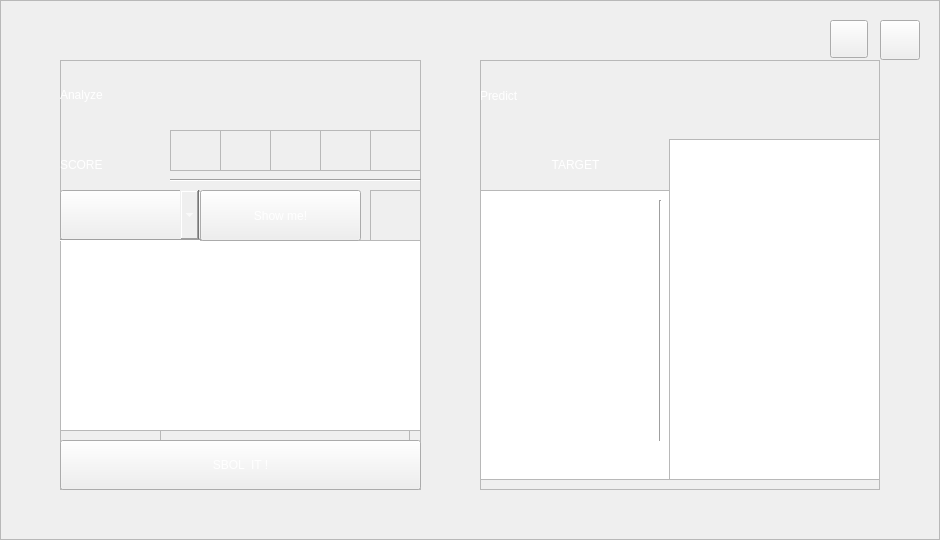
<?xml version="1.0" encoding="UTF-8"?>
<ui version="4.0">
 <class>result</class>
 <widget class="QWidget" name="result">
  <property name="geometry">
   <rect>
    <x>0</x>
    <y>0</y>
    <width>940</width>
    <height>540</height>
   </rect>
  </property>
  <property name="windowTitle">
   <string>Form</string>
  </property>
  <property name="windowIcon">
   <iconset resource="gNAP.qrc">
    <normaloff>:/picture/picture/icon.png</normaloff>:/picture/picture/icon.png</iconset>
  </property>
  <widget class="QFrame" name="back_result">
   <property name="geometry">
    <rect>
     <x>0</x>
     <y>0</y>
     <width>940</width>
     <height>540</height>
    </rect>
   </property>
   <property name="styleSheet">
    <string notr="true">#back_result{
        border-image: url(:/picture/picture/background.jpg);
}</string>
   </property>
   <property name="frameShape">
    <enum>QFrame::StyledPanel</enum>
   </property>
   <property name="frameShadow">
    <enum>QFrame::Raised</enum>
   </property>
   <widget class="QFrame" name="logo">
    <property name="geometry">
     <rect>
      <x>120</x>
      <y>200</y>
      <width>230</width>
      <height>140</height>
     </rect>
    </property>
    <property name="styleSheet">
     <string notr="true"/>
    </property>
    <property name="frameShape">
     <enum>QFrame::StyledPanel</enum>
    </property>
    <property name="frameShadow">
     <enum>QFrame::Raised</enum>
    </property>
   </widget>
   <widget class="QFrame" name="logo_2">
    <property name="geometry">
     <rect>
      <x>590</x>
      <y>200</y>
      <width>230</width>
      <height>140</height>
     </rect>
    </property>
    <property name="styleSheet">
     <string notr="true"/>
    </property>
    <property name="frameShape">
     <enum>QFrame::StyledPanel</enum>
    </property>
    <property name="frameShadow">
     <enum>QFrame::Raised</enum>
    </property>
   </widget>
   <widget class="QPushButton" name="close">
    <property name="geometry">
     <rect>
      <x>880</x>
      <y>20</y>
      <width>40</width>
      <height>40</height>
     </rect>
    </property>
    <property name="cursor">
     <cursorShape>PointingHandCursor</cursorShape>
    </property>
    <property name="styleSheet">
     <string notr="true">#close{
        border-image: url(:/picture/picture/close1.png);
}

#close:hover{

        border-image: url(:/picture/picture/close2.png);
}</string>
    </property>
    <property name="text">
     <string/>
    </property>
   </widget>
   <widget class="QPushButton" name="back">
    <property name="geometry">
     <rect>
      <x>830</x>
      <y>20</y>
      <width>38</width>
      <height>38</height>
     </rect>
    </property>
    <property name="cursor">
     <cursorShape>PointingHandCursor</cursorShape>
    </property>
    <property name="styleSheet">
     <string notr="true">#back{
        border-image: url(:/picture/picture/back1.png);
}

#back:hover{

        border-image: url(:/picture/picture/back2.png);
}</string>
    </property>
    <property name="text">
     <string/>
    </property>
   </widget>
   <widget class="QFrame" name="analyze">
    <property name="geometry">
     <rect>
      <x>60</x>
      <y>60</y>
      <width>361</width>
      <height>430</height>
     </rect>
    </property>
    <property name="frameShape">
     <enum>QFrame::StyledPanel</enum>
    </property>
    <property name="frameShadow">
     <enum>QFrame::Raised</enum>
    </property>
    <widget class="QLabel" name="analyze_head">
     <property name="geometry">
      <rect>
       <x>0</x>
       <y>10</y>
       <width>160</width>
       <height>50</height>
      </rect>
     </property>
     <property name="styleSheet">
      <string notr="true">#analyze_head{
        font: 75 28pt &quot;Arial&quot;;
        color:white;
}</string>
     </property>
     <property name="text">
      <string>Analyze</string>
     </property>
    </widget>
    <widget class="QLabel" name="score">
     <property name="geometry">
      <rect>
       <x>0</x>
       <y>80</y>
       <width>101</width>
       <height>50</height>
      </rect>
     </property>
     <property name="styleSheet">
      <string notr="true">#score{
        background-image: url(:/picture/picture/progress.png);
        color:white;
        font: 75 18pt &quot;Arial&quot;;
}
</string>
     </property>
     <property name="text">
      <string>SCORE</string>
     </property>
     <property name="alignment">
      <set>Qt::AlignLeading|Qt::AlignLeft|Qt::AlignVCenter</set>
     </property>
    </widget>
    <widget class="QFrame" name="star">
     <property name="geometry">
      <rect>
       <x>100</x>
       <y>350</y>
       <width>250</width>
       <height>50</height>
      </rect>
     </property>
     <property name="styleSheet">
      <string notr="true">#star{

        border-image: url(:/picture/picture/progress.png);
}</string>
     </property>
     <property name="frameShape">
      <enum>QFrame::StyledPanel</enum>
     </property>
     <property name="frameShadow">
      <enum>QFrame::Raised</enum>
     </property>
    </widget>
    <widget class="QComboBox" name="choose">
     <property name="geometry">
      <rect>
       <x>0</x>
       <y>130</y>
       <width>141</width>
       <height>50</height>
      </rect>
     </property>
     <property name="cursor">
      <cursorShape>IBeamCursor</cursorShape>
     </property>
     <property name="styleSheet">
      <string notr="true">QComboBox::drop-down{
width:0;
}

#choose{

        border-image: url(:/picture/picture/progress.png);
        font: 75 20pt &quot;Comic Sans MS&quot;;
        color:white;

}

#choose:hover{
        border-image: url(:/picture/picture/gray2.png);
}</string>
     </property>
    </widget>
    <widget class="QFrame" name="up_down">
     <property name="geometry">
      <rect>
       <x>310</x>
       <y>130</y>
       <width>51</width>
       <height>51</height>
      </rect>
     </property>
     <property name="styleSheet">
      <string notr="true">#up_down{
border-image: url(:/picture/picture/to_high.png);}</string>
     </property>
     <property name="frameShape">
      <enum>QFrame::StyledPanel</enum>
     </property>
     <property name="frameShadow">
      <enum>QFrame::Raised</enum>
     </property>
    </widget>
    <widget class="QTextBrowser" name="Information">
     <property name="geometry">
      <rect>
       <x>0</x>
       <y>180</y>
       <width>361</width>
       <height>191</height>
      </rect>
     </property>
     <property name="styleSheet">
      <string notr="true">#Information{
        border-image: url(:/picture/picture/progress.png);
        color:white;
        font: 75 18pt &quot;Courier&quot;;
}</string>
     </property>
     <property name="html">
      <string>&lt;!DOCTYPE HTML PUBLIC &quot;-//W3C//DTD HTML 4.0//EN&quot; &quot;http://www.w3.org/TR/REC-html40/strict.dtd&quot;&gt;
&lt;html&gt;&lt;head&gt;&lt;meta name=&quot;qrichtext&quot; content=&quot;1&quot; /&gt;&lt;style type=&quot;text/css&quot;&gt;
p, li { white-space: pre-wrap; }
&lt;/style&gt;&lt;/head&gt;&lt;body style=&quot; font-family:'Courier'; font-size:18pt; font-weight:72; font-style:normal;&quot;&gt;
&lt;p style=&quot;-qt-paragraph-type:empty; margin-top:0px; margin-bottom:0px; margin-left:0px; margin-right:0px; -qt-block-indent:0; text-indent:0px;&quot;&gt;&lt;br /&gt;&lt;/p&gt;
&lt;p style=&quot;-qt-paragraph-type:empty; margin-top:0px; margin-bottom:0px; margin-left:0px; margin-right:0px; -qt-block-indent:0; text-indent:0px;&quot;&gt;&lt;br /&gt;&lt;/p&gt;&lt;/body&gt;&lt;/html&gt;</string>
     </property>
     <property name="cursorWidth">
      <number>0</number>
     </property>
     <property name="openExternalLinks">
      <bool>true</bool>
     </property>
    </widget>
    <widget class="QPushButton" name="done">
     <property name="geometry">
      <rect>
       <x>140</x>
       <y>130</y>
       <width>161</width>
       <height>51</height>
      </rect>
     </property>
     <property name="cursor">
      <cursorShape>PointingHandCursor</cursorShape>
     </property>
     <property name="styleSheet">
      <string notr="true">#done{
        border-image: url(:/picture/picture/progress.png);
        color:white;
        font: 75 18pt &quot;Arial&quot;;
}
#done:hover{

        border-image: url(:/picture/picture/gray2.png);
}
</string>
     </property>
     <property name="text">
      <string>Show me!</string>
     </property>
    </widget>
    <widget class="QPushButton" name="sbol">
     <property name="geometry">
      <rect>
       <x>0</x>
       <y>380</y>
       <width>361</width>
       <height>50</height>
      </rect>
     </property>
     <property name="cursor">
      <cursorShape>PointingHandCursor</cursorShape>
     </property>
     <property name="styleSheet">
      <string notr="true">#sbol{
        border-image: url(:/picture/picture/progress.png);
        color:white;
        font: 75 18pt &quot;Arial&quot;;
}
#sbol:hover{
        border-image: url(:/picture/picture/gray2.png);
}
</string>
     </property>
     <property name="text">
      <string>SBOL  IT !</string>
     </property>
    </widget>
    <widget class="Line" name="line_2">
     <property name="geometry">
      <rect>
       <x>110</x>
       <y>110</y>
       <width>251</width>
       <height>20</height>
      </rect>
     </property>
     <property name="orientation">
      <enum>Qt::Horizontal</enum>
     </property>
    </widget>
    <widget class="QFrame" name="star1">
     <property name="geometry">
      <rect>
       <x>110</x>
       <y>70</y>
       <width>51</width>
       <height>41</height>
      </rect>
     </property>
     <property name="styleSheet">
      <string notr="true">border-image: url(:/picture/picture/star.png);</string>
     </property>
     <property name="frameShape">
      <enum>QFrame::StyledPanel</enum>
     </property>
     <property name="frameShadow">
      <enum>QFrame::Raised</enum>
     </property>
    </widget>
    <widget class="Line" name="line_4">
     <property name="geometry">
      <rect>
       <x>0</x>
       <y>170</y>
       <width>141</width>
       <height>20</height>
      </rect>
     </property>
     <property name="orientation">
      <enum>Qt::Horizontal</enum>
     </property>
    </widget>
    <widget class="QFrame" name="star2">
     <property name="geometry">
      <rect>
       <x>160</x>
       <y>70</y>
       <width>51</width>
       <height>41</height>
      </rect>
     </property>
     <property name="styleSheet">
      <string notr="true">border-image: url(:/picture/picture/star.png);</string>
     </property>
     <property name="frameShape">
      <enum>QFrame::StyledPanel</enum>
     </property>
     <property name="frameShadow">
      <enum>QFrame::Raised</enum>
     </property>
    </widget>
    <widget class="QFrame" name="star4">
     <property name="geometry">
      <rect>
       <x>260</x>
       <y>70</y>
       <width>51</width>
       <height>41</height>
      </rect>
     </property>
     <property name="styleSheet">
      <string notr="true">border-image: url(:/picture/picture/star.png);</string>
     </property>
     <property name="frameShape">
      <enum>QFrame::StyledPanel</enum>
     </property>
     <property name="frameShadow">
      <enum>QFrame::Raised</enum>
     </property>
    </widget>
    <widget class="QFrame" name="star5">
     <property name="geometry">
      <rect>
       <x>310</x>
       <y>70</y>
       <width>51</width>
       <height>41</height>
      </rect>
     </property>
     <property name="styleSheet">
      <string notr="true">border-image: url(:/picture/picture/star.png);</string>
     </property>
     <property name="frameShape">
      <enum>QFrame::StyledPanel</enum>
     </property>
     <property name="frameShadow">
      <enum>QFrame::Raised</enum>
     </property>
    </widget>
    <widget class="QFrame" name="star3">
     <property name="geometry">
      <rect>
       <x>210</x>
       <y>70</y>
       <width>51</width>
       <height>41</height>
      </rect>
     </property>
     <property name="styleSheet">
      <string notr="true">border-image: url(:/picture/picture/star.png);</string>
     </property>
     <property name="frameShape">
      <enum>QFrame::StyledPanel</enum>
     </property>
     <property name="frameShadow">
      <enum>QFrame::Raised</enum>
     </property>
    </widget>
    <zorder>analyze_head</zorder>
    <zorder>score</zorder>
    <zorder>star</zorder>
    <zorder>choose</zorder>
    <zorder>Information</zorder>
    <zorder>done</zorder>
    <zorder>sbol</zorder>
    <zorder>up_down</zorder>
    <zorder>line_2</zorder>
    <zorder>star1</zorder>
    <zorder>line_4</zorder>
    <zorder>star2</zorder>
    <zorder>star4</zorder>
    <zorder>star5</zorder>
    <zorder>star3</zorder>
   </widget>
   <widget class="QFrame" name="predict">
    <property name="geometry">
     <rect>
      <x>480</x>
      <y>60</y>
      <width>400</width>
      <height>430</height>
     </rect>
    </property>
    <property name="styleSheet">
     <string notr="true"/>
    </property>
    <property name="frameShape">
     <enum>QFrame::StyledPanel</enum>
    </property>
    <property name="frameShadow">
     <enum>QFrame::Raised</enum>
    </property>
    <widget class="QLabel" name="predict_head">
     <property name="geometry">
      <rect>
       <x>0</x>
       <y>10</y>
       <width>171</width>
       <height>51</height>
      </rect>
     </property>
     <property name="styleSheet">
      <string notr="true">#predict_head{
        font: 75 28pt &quot;Arial&quot;;
        color:white;
}</string>
     </property>
     <property name="text">
      <string>Predict</string>
     </property>
    </widget>
    <widget class="QLabel" name="target">
     <property name="geometry">
      <rect>
       <x>0</x>
       <y>80</y>
       <width>191</width>
       <height>50</height>
      </rect>
     </property>
     <property name="styleSheet">
      <string notr="true">#target{

        border-image: url(:/picture/picture/progress.png);
        color:white;
        font: 75 18pt &quot;Arial&quot;;
}
</string>
     </property>
     <property name="text">
      <string>TARGET</string>
     </property>
     <property name="alignment">
      <set>Qt::AlignCenter</set>
     </property>
    </widget>
    <widget class="QTextBrowser" name="target_gene">
     <property name="geometry">
      <rect>
       <x>0</x>
       <y>130</y>
       <width>190</width>
       <height>290</height>
      </rect>
     </property>
     <property name="styleSheet">
      <string notr="true">#target_gene{
        border-image: url(:/picture/picture/progress.png);
color:white;
        font: 75 18pt &quot;Courier&quot;;
}</string>
     </property>
     <property name="html">
      <string>&lt;!DOCTYPE HTML PUBLIC &quot;-//W3C//DTD HTML 4.0//EN&quot; &quot;http://www.w3.org/TR/REC-html40/strict.dtd&quot;&gt;
&lt;html&gt;&lt;head&gt;&lt;meta name=&quot;qrichtext&quot; content=&quot;1&quot; /&gt;&lt;style type=&quot;text/css&quot;&gt;
p, li { white-space: pre-wrap; }
&lt;/style&gt;&lt;/head&gt;&lt;body style=&quot; font-family:'Courier'; font-size:18pt; font-weight:72; font-style:normal;&quot;&gt;
&lt;p align=&quot;center&quot; style=&quot;-qt-paragraph-type:empty; margin-top:0px; margin-bottom:0px; margin-left:0px; margin-right:0px; -qt-block-indent:0; text-indent:0px;&quot;&gt;&lt;br /&gt;&lt;/p&gt;&lt;/body&gt;&lt;/html&gt;</string>
     </property>
    </widget>
    <widget class="QTextBrowser" name="prediction">
     <property name="geometry">
      <rect>
       <x>189</x>
       <y>79</y>
       <width>211</width>
       <height>341</height>
      </rect>
     </property>
     <property name="styleSheet">
      <string notr="true">#prediction{
        border-image: url(:/picture/picture/progress.png);
color:white;
        font: 75 16pt &quot;Courier&quot;;
}</string>
     </property>
     <property name="html">
      <string>&lt;!DOCTYPE HTML PUBLIC &quot;-//W3C//DTD HTML 4.0//EN&quot; &quot;http://www.w3.org/TR/REC-html40/strict.dtd&quot;&gt;
&lt;html&gt;&lt;head&gt;&lt;meta name=&quot;qrichtext&quot; content=&quot;1&quot; /&gt;&lt;style type=&quot;text/css&quot;&gt;
p, li { white-space: pre-wrap; }
&lt;/style&gt;&lt;/head&gt;&lt;body style=&quot; font-family:'Courier'; font-size:16pt; font-weight:72; font-style:normal;&quot;&gt;
&lt;p align=&quot;center&quot; style=&quot;-qt-paragraph-type:empty; margin-top:0px; margin-bottom:0px; margin-left:0px; margin-right:0px; -qt-block-indent:0; text-indent:0px;&quot;&gt;&lt;br /&gt;&lt;/p&gt;&lt;/body&gt;&lt;/html&gt;</string>
     </property>
    </widget>
    <widget class="Line" name="line_3">
     <property name="geometry">
      <rect>
       <x>170</x>
       <y>140</y>
       <width>20</width>
       <height>241</height>
      </rect>
     </property>
     <property name="orientation">
      <enum>Qt::Vertical</enum>
     </property>
    </widget>
   </widget>
  </widget>
 </widget>
 <resources>
  <include location="gNAP.qrc"/>
 </resources>
 <connections/>
</ui>
